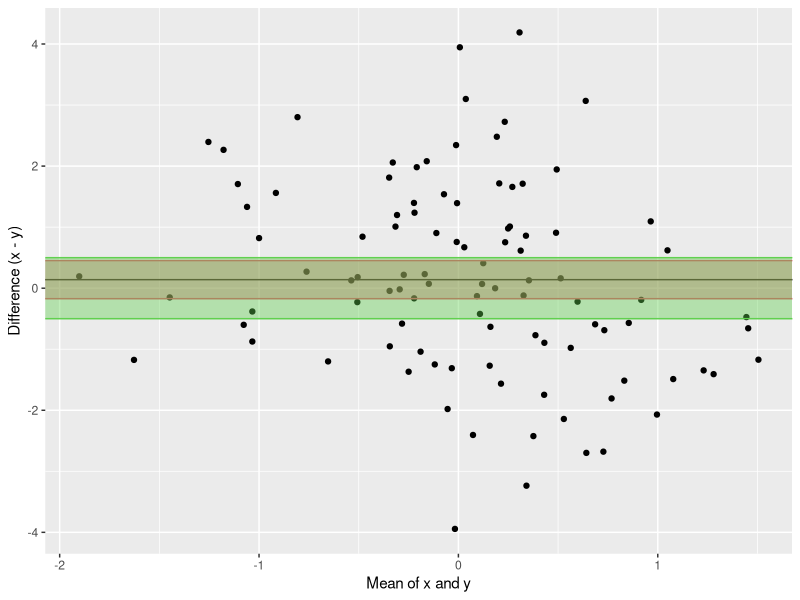

The R source for this figure:
## ---- chunk 1
knitr::opts_chunk$set(echo = FALSE, message = FALSE, error = FALSE, warning = FALSE)
list.of.packages <- c("tidyverse", "devtools", "kableExtra", "readxl")
new.packages <- list.of.packages[!(list.of.packages %in% installed.packages()[,"Package"])]
if(length(new.packages)){install.packages(new.packages)}
suppressMessages(invisible(lapply(list.of.packages, require, character.only = TRUE)))
## ---- chunk 2
#Define an Acceptance Criteria a-priori
AC = 0.5
#Set the sample size
n = 100
#Simulate two sets of data from standard normal distribution
set.seed(1)
x = rnorm(n)
set.seed(2)
y = rnorm(n)
#Create a data frame with the two simulated data sets
df = data.frame(x, y)
#Calculate the differences and the means and append to df
df = df %>%   
  mutate(diffs = x - y,         
         means = (x+y)/2)
#Calculate the bias
Bias = mean(df$diffs)
#Calculate the TOST p-values.
pvalue_1 = t.test(df$diffs - AC, alternative = "less")$p.val
pvalue_2 = t.test(df$diffs + AC, alternative = "greater")$p.val
print(pvalue_1)
print(pvalue_2)
## ---- chunk 3
#Calculate the 95% confidence interval for the bias
bias_lower = Bias - qt(0.975, df = n-1)*sd(df$diffs)/sqrt(n)
bias_upper = Bias + qt(0.975, df = n-1)*sd(df$diffs)/sqrt(n)
ggplot(df, aes(x = means, y = diffs)) +  
  geom_point() +  
  geom_hline(yintercept = Bias) +  
  geom_hline(yintercept = bias_lower, col = 2) +  
  geom_hline(yintercept = bias_upper, col = 2) +  
  geom_hline(yintercept = -AC, col = 3) +  
  geom_hline(yintercept = AC, col = 3) +  
  annotate("rect", xmin = -Inf, xmax = Inf, 
           ymin = bias_lower, ymax = bias_upper,       
           fill = 2, alpha = 0.4) +  
  annotate("rect", xmin = -Inf, xmax = Inf,         
           ymin = -AC, ymax = AC,         
           fill = 3, alpha = 0.4) +  
  labs(x = "Mean of x and y",       
       y = "Difference (x - y)")
## ---- chunk 4
TOST_power = function(N, std, delta, alpha, type = 'one.sample'){
  if (type == 'one.sample'){
    se = std/sqrt(N)
    mt1 = -delta/se
    mt2 = delta/se
    tc = qt(1 - alpha, df = N-1, lower.tail = T)
    Power = pt(-tc, df = N-1, ncp = -mt2) - pt(tc, df = N-1, ncp = -mt1)
  }else{
    if (type == 'two.sample'){
      se = std*sqrt(2)/sqrt(N)
      mt1 = -delta/se
      mt2 = delta/se
      tc = qt(1 - alpha, df = 2*N-2, lower.tail = T)
      Power = pt(-tc, df = 2*N-2, ncp = -mt2) - pt(tc, df = 2*N-2, ncp = -mt1)
    }
  }
  Power[Power<0] = 0
  Power
}
